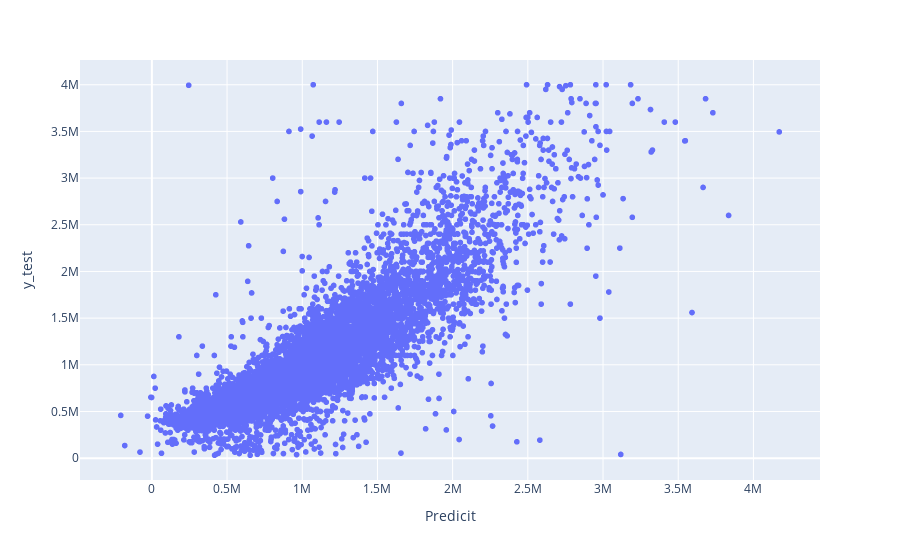

Notebook code cell kept with this figure:
### Code cell
import plotly.express as px

px.scatter(x=y_pred,y=y_test,
          labels= {'y':'y_test', 'x':'Predicit'})

### Figure 1 — Plotly figure (JSON) as saved in the notebook; plotly's stock layout.template omitted (floating-point values rounded to 4 significant figures; data arrays with more than 128 entries replaced by an {"elided": "..."} marker saying what was removed)
{"data": [{"hovertemplate": "Predicit=%{x}<br>y_test=%{y}<extra></extra>", "legendgroup": "", "marker": {"color": "#636efa", "symbol": "circle"}, "mode": "markers", "name": "", "showlegend": false, "type": "scattergl", "x": {"elided": "8646 float values"}, "xaxis": "x", "y": {"elided": "8646 int values"}, "yaxis": "y"}], "layout": {"legend": {"tracegroupgap": 0}, "margin": {"t": 60}, "xaxis": {"anchor": "y", "domain": [0, 1], "title": {"text": "Predicit"}}, "yaxis": {"anchor": "x", "domain": [0, 1], "title": {"text": "y_test"}}}}
